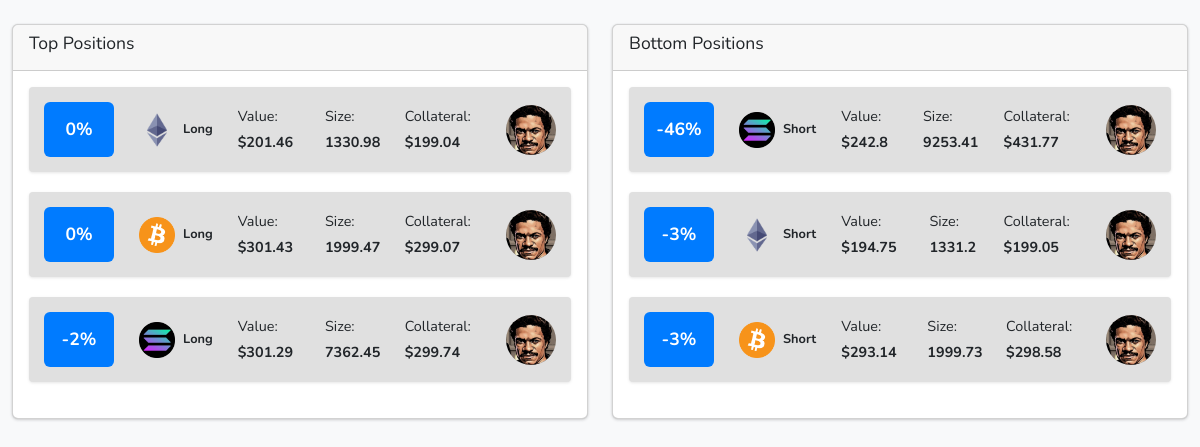
The page /positions/top_positions on the database its author committed.
### tables this page shows
CREATE TABLE positions (
        id TEXT PRIMARY KEY,
        asset_type TEXT,
        position_type TEXT,
        entry_price REAL,
        liquidation_price REAL,
        current_travel_percent REAL,
        value REAL,
        collateral REAL,
        size REAL,
        leverage REAL,
        wallet_name TEXT,
        last_updated DATETIME,
        alert_reference_id TEXT,
        hedge_buddy_id TEXT,
        current_price REAL,
        liquidation_distance REAL,
        heat_index REAL,
        current_heat_index REAL,
        pnl_after_fees_usd REAL
    );

### positions/positions_bp.py (the view)
@positions_bp.route("/top_positions", methods=["GET"])
@positions_bp.route("/top_positions", methods=["GET"])
def show_top_positions():
    try:
        all_positions = PositionService.get_all_positions(DB_PATH)
        valid_positions = [pos for pos in all_positions if pos.get("current_travel_percent") is not None]
        top_positions = sorted(valid_positions, key=lambda pos: pos["current_travel_percent"], reverse=True)[:3]
        bottom_positions = sorted(valid_positions, key=lambda pos: pos["current_travel_percent"])[:3]
        print("DEBUG: Alert States for Top Positions:")
        for pos in top_positions:
            print("Top Position - ID: {}, Alert State: {}".format(pos.get("id", "unknown"),
                                                                  pos.get("alert_state", "N/A")))
        print("DEBUG: Alert States for Bottom Positions:")
        for pos in bottom_positions:
            print("Bottom Position - ID: {}, Alert State: {}".format(pos.get("id", "unknown"),
                                                                     pos.get("alert_state", "N/A")))
        return render_template("top_positions.html", top_positions=top_positions, bottom_positions=bottom_positions)
    except Exception as e:
        print("Error retrieving top positions: {}".format(e))
        return render_template("top_positions.html", top_positions=[], bottom_positions=[])

### data/data_locker.py (called while the page is built)
    @classmethod
    def get_instance(cls, db_path: Optional[str] = None) -> 'DataLocker':
        if cls._instance is None:
            cls._instance = cls(db_path)
        return cls._instance

    def read_positions(self):
        cursor = self.conn.cursor()
        cursor.execute("SELECT * FROM positions")
        rows = cursor.fetchall()
        cursor.close()
        return rows

### launch_pad.py (called while the page is built)
@app.context_processor
def update_theme_context():
    config_path = current_app.config.get("CONFIG_PATH", CONFIG_PATH)
    try:
        with open(config_path, 'r') as f:
            conf = json.load(f)
    except Exception as e:
        conf = {}
    theme = {
        'sidebar': {
            'bg': conf.get('sidebar_bg', 'bg-primary'),
            'color_mode': conf.get('sidebar_mode', 'dark')
        },
        'navbar': {
            'bg': conf.get('navbar_bg', 'bg-secondary'),
            'color_mode': conf.get('navbar_mode', 'dark')
        }
    }
    return dict(theme=theme)

### positions/position_service.py (called while the page is built)
    @staticmethod
    def get_all_positions(db_path: str = DB_PATH) -> List[Dict[str, Any]]:
        try:
            dl = DataLocker.get_instance(db_path)
            raw_positions = dl.read_positions()
            positions = []
            for pos in raw_positions:
                pos_dict = { key: pos[key] for key in pos.keys() }
                enriched = PositionService.enrich_position(pos_dict)
                positions.append(enriched)
            return positions
        except Exception as e:
            logger.error(f"Error retrieving positions: {e}", exc_info=True)
            raise

### positions/positions_bp.py (called while the page is built)
@positions_bp.context_processor
def update_theme_context():
    config_path = current_app.config.get("CONFIG_PATH", CONFIG_PATH)
    try:
        with open(config_path, 'r') as f:
            config = json.load(f)
    except Exception as e:
        logger.error(f"Error loading theme config: {e}", exc_info=True)
        config = {}
    theme = {
        'sidebar': {
            'bg': config.get('sidebar_bg', 'bg-primary'),
            'color_mode': config.get('sidebar_mode', 'dark')
        },
        'navbar': {
            'bg': config.get('navbar_bg', 'bg-secondary'),
            'color_mode': config.get('navbar_mode', 'dark')
        }
    }
    return dict(theme=theme)

### utils/calc_services.py (called while the page is built)
    def calculate_value(self, position):
        size = float(position.get("size", 0.0))
        return round(size, 2)

### templates/top_positions.html (shortened to what this page needs)
<!doctype html>
<html lang="en">
  <head>
    <link rel="stylesheet" href="{{ url_for('static', filename='dist/css/adminlte.css') }}" />
    <link rel="stylesheet" href="https://cdn.jsdelivr.net/npm/bootstrap-icons@1.11.3/font/bootstrap-icons.min.css" />
    <link rel="stylesheet" href="https://cdn.jsdelivr.net/npm/bootstrap@5.3.3/dist/css/bootstrap.min.css" />
  </head>
  <body class="bg-body-tertiary">
    <div class="container mt-4">
      <div class="row">
        <div class="col-md-6">
          <div class="card">
            <div class="card-header">
              <h3 class="card-title">Top Positions</h3>
            </div>
            <div class="card-body">
              {% if top_positions %}
                {% for pos in top_positions %}
                  {% set box_class = "text-bg-blue" %}
                  {% if pos.alert_state == "alert-low" %}
                    {% set box_class = "text-bg-success" %}
                  {% elif pos.alert_state == "alert-medium" %}
                    {% set box_class = "text-bg-warning" %}
                  {% elif pos.alert_state == "alert-high" %}
                    {% set box_class = "text-bg-danger" %}
                  {% endif %}
                <div class="info-box">
                  <span class="info-box-icon {{ box_class }} text-white">
                    <span class="small-percentage">{{ pos.current_travel_percent | round(0, 'floor') | int }}%</span>
                  </span>
                  <div class="info-box-content">
                    <div class="info-box-asset">
                      <span class="info-box-extra">
                        <img src="{{ url_for('static', filename='images/' ~ pos.asset_type|lower ~ '_logo.png') }}"
                             alt="{{ pos.asset_type }} Logo"
                             onerror="this.onerror=null;this.src='{{ url_for('static', filename='images/default_logo.png') }}';">
                        <span>{{ pos.position_type }}</span>
                      </span>
                      <div class="info-box-details">
                        <span>Value: <strong>${{ pos.value }}</strong></span>
                        <span>Size: <strong>{{ pos.size }}</strong></span>
                        <span>Collateral: <strong>${{ pos.collateral }}</strong></span>
                      </div>
                    </div>
                  </div>
                  <div class="info-box-wallet">
                    <img src="{{ pos.wallet_image or url_for('static', filename='images/landovault.jpg') }}"
                         alt="Wallet Logo"
                         onerror="this.onerror=null;this.src='{{ url_for('static', filename='images/landovault.jpg') }}';">
                  </div>
                </div>
                {% endfor %}
              {% else %}
                <p class="text-center">No top positions available.</p>
              {% endif %}
            </div>
          </div>
        </div>
        <div class="col-md-6">
          <div class="card">
            <div class="card-header">
              <h3 class="card-title">Bottom Positions</h3>
            </div>
            <div class="card-body">
              {% if bottom_positions %}
                {% for pos in bottom_positions %}
                  {% set box_class = "text-bg-blue" %}
                  {% if pos.alert_state == "alert-low" %}
                    {% set box_class = "text-bg-success" %}
                  {% elif pos.alert_state == "alert-medium" %}
                    {% set box_class = "text-bg-warning" %}
                  {% elif pos.alert_state == "alert-high" %}
                    {% set box_class = "text-bg-danger" %}
                  {% endif %}
                <div class="info-box">
                  <span class="info-box-icon {{ box_class }} text-white">
                    <span class="small-percentage">{{ pos.current_travel_percent | round(0, 'floor') | int }}%</span>
                  </span>
                  <div class="info-box-content">
                    <div class="info-box-asset">
                      <span class="info-box-extra">
                        <img src="{{ url_for('static', filename='images/' ~ pos.asset_type|lower ~ '_logo.png') }}"
                             alt="{{ pos.asset_type }} Logo"
                             onerror="this.onerror=null;this.src='{{ url_for('static', filename='images/default_logo.png') }}';">
                        <span>{{ pos.position_type }}</span>
                      </span>
                      <div class="info-box-details">
                        <span>Value: <strong>${{ pos.value }}</strong></span>
                        <span>Size: <strong>{{ pos.size }}</strong></span>
                        <span>Collateral: <strong>${{ pos.collateral }}</strong></span>
                      </div>
                    </div>
                  </div>
                  <div class="info-box-wallet">
                    <img src="{{ pos.wallet_image or url_for('static', filename='images/landovault.jpg') }}"
                         alt="Wallet Logo"
                         onerror="this.onerror=null;this.src='{{ url_for('static', filename='images/landovault.jpg') }}';">
                  </div>
                </div>
                {% endfor %}
              {% else %}
                <p class="text-center">No bottom positions available.</p>
              {% endif %}
            </div>
          </div>
        </div>
      </div>
    </div>
  </body>
</html>

### templates/top_positions.html (style rules this page uses)
body { font-family: 'Nunito', sans-serif; }
.container { max-width: 1200px; }
.info-box { display: flex; align-items: center; background-color: #e0e0e0; padding: 15px; border-radius: 4px; box-shadow: 0 1px 3px rgba(0,0,0,0.1); margin-bottom: 20px; }
.info-box-wallet { margin-left: auto; display: flex; align-items: center; }
.info-box-wallet img { border-radius: 50%; width: 50px; height: 50px; }
.info-box-asset { display: flex; align-items: center; gap: 15px; }
.info-box-extra { display: inline-flex; align-items: center; font-size: 0.7rem; margin: 0; }
.info-box-extra img { vertical-align: middle; width: 36px; height: 36px; }
.info-box-extra span { margin-left: 8px; }
.info-box-extra span:last-child { font-size: 0.8rem; font-weight: bold; }
.info-box-icon { width: 60px; height: 55px; line-height: 55px; display: flex; align-items: center; justify-content: center; border-radius: 10px; margin-right: 15px; }
.text-bg-blue { background-color: #007bff !important; }
.small-percentage { font-size: 1.1rem !important; font-weight: bold !important; font-family: 'Nunito', sans-serif; color: white !important; margin-right: 0 !important; }
.info-box-details { display: flex; gap: 15px; font-size: 0.9rem; align-items: center; margin-left: 10px; }

### rows shown on the page
positions: current_travel_percent "0", shows a picture, position_type "Long", value "201.46", size "1330.98", collateral "199.04"
positions: current_travel_percent "0", shows a picture, position_type "Long", value "301.43", size "1999.47", collateral "299.07"
positions: current_travel_percent "-2", shows a picture, position_type "Long", value "301.29", size "7362.45", collateral "299.74"
positions: current_travel_percent "-46", shows a picture, position_type "Short", value "242.8", size "9253.41", collateral "431.77"
positions: current_travel_percent "-3", shows a picture, position_type "Short", value "194.75", size "1331.2", collateral "199.05"
positions: current_travel_percent "-3", shows a picture, position_type "Short", value "293.14", size "1999.73", collateral "298.58"
